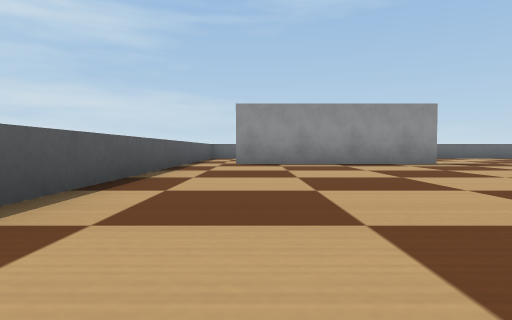
[1] (above)

22 first-person views from a walk through a Webots world. The camera is 0.07 m above the floor, tilts 2° down and sees 75° across. The floor is counted in squares, 0.2 m on a side. Each view is taken from the middle of a square. On the plan, view 1 faces up. The plan holds only what a view shows up to about 9 squares ahead; the rest is blank. Robots are left out. Webots' stock objects and surfaces are drawn as simple stand-ins.

[2]
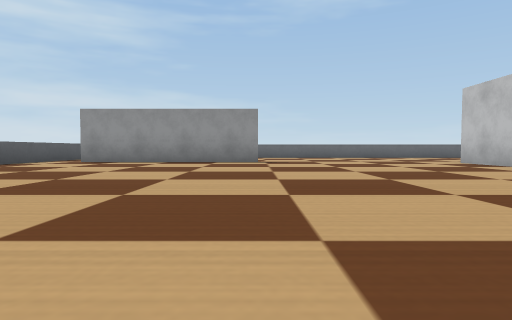

[3]
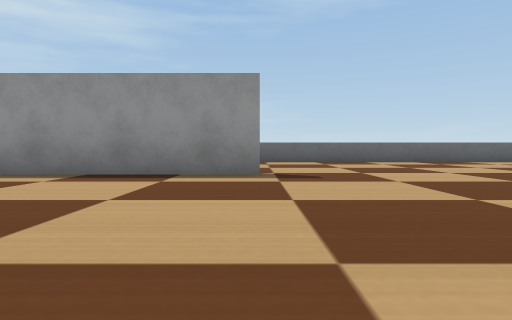

[4]
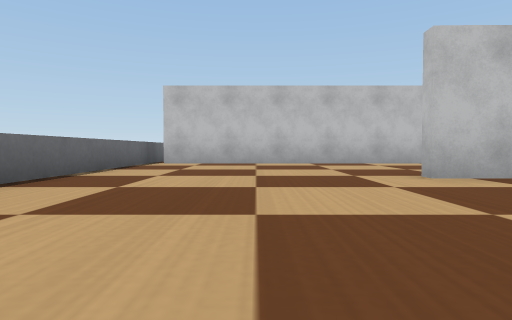

[5]
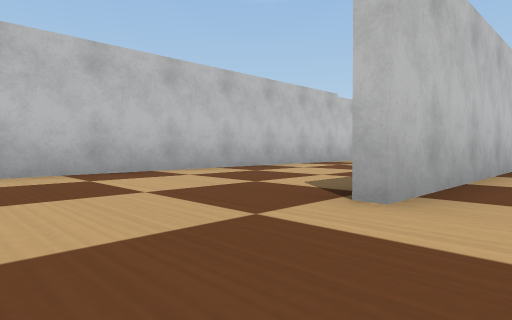

[6]
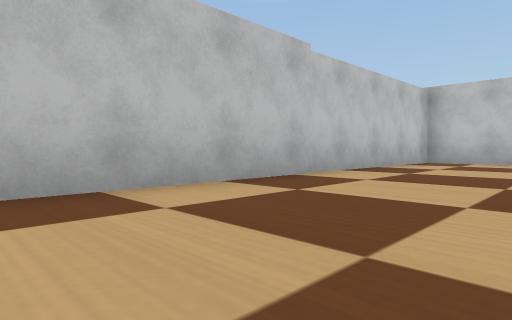

[7]
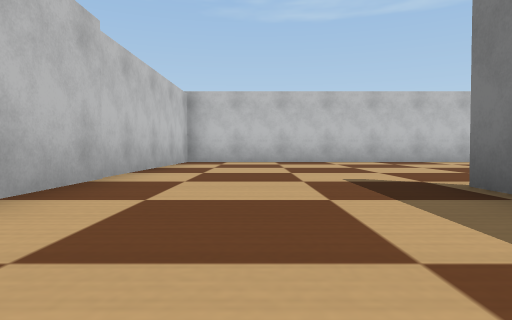

[8]
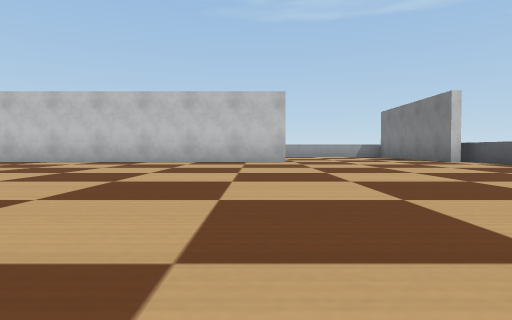

[9]
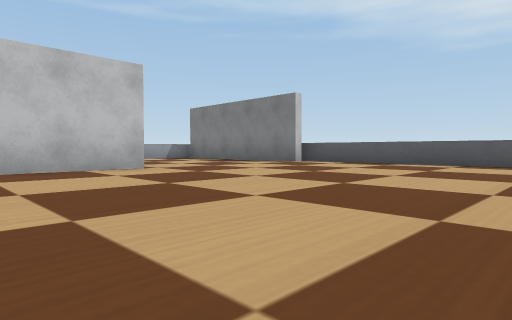

[10]
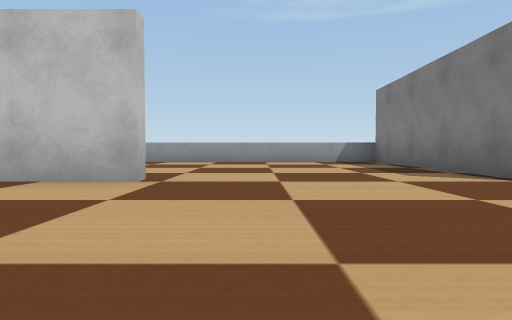

[11]
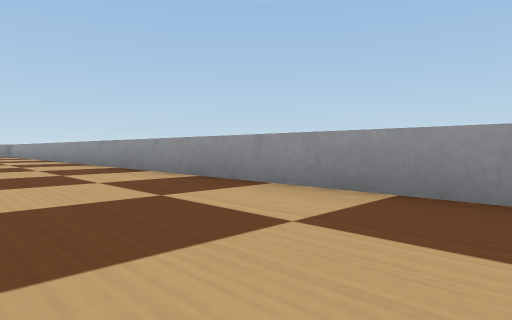

[12]
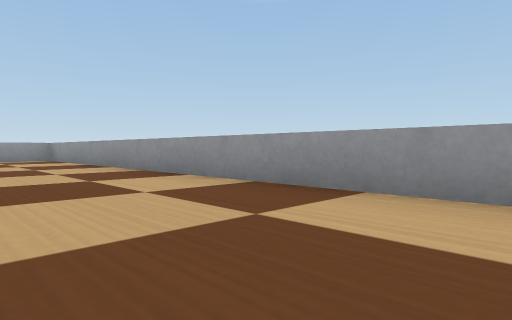

[13]
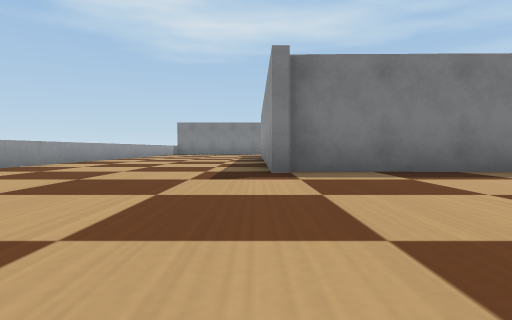

[14]
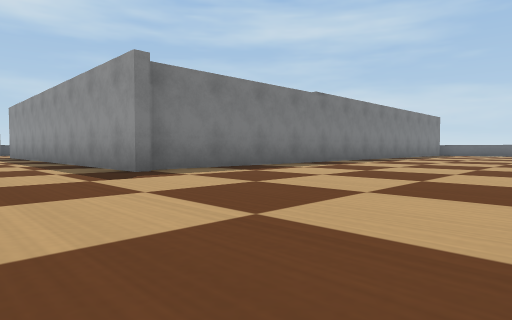

[15]
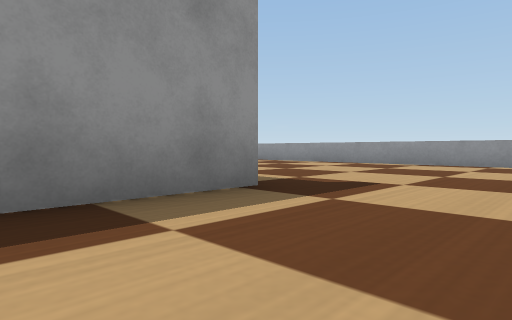

[16]
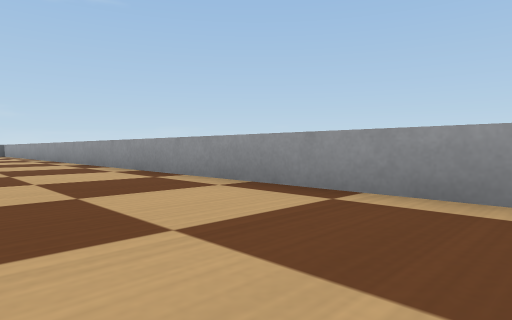

[17]
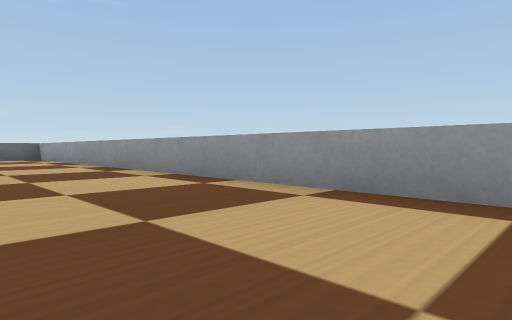

[18]
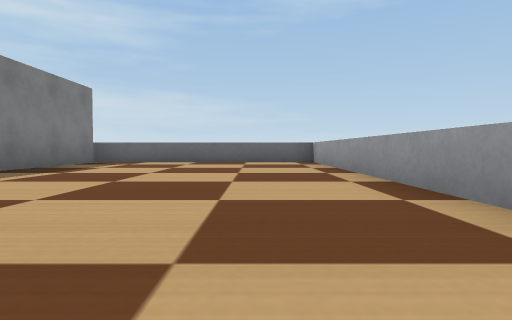

[19]
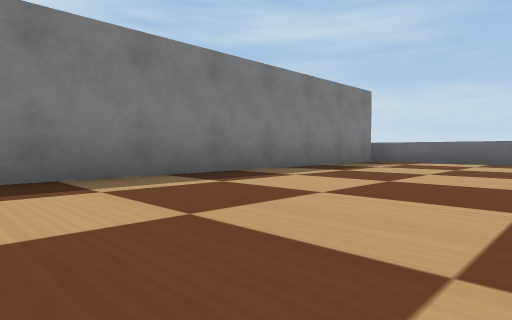

[20]
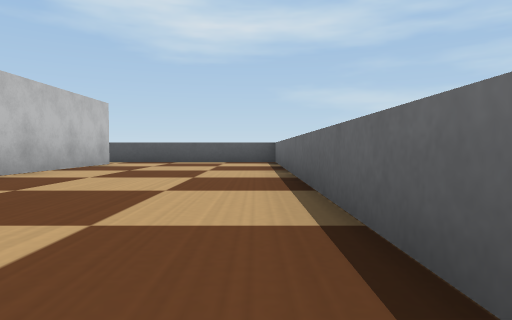

[21]
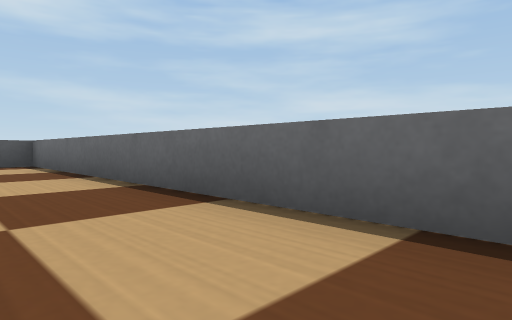

[22]
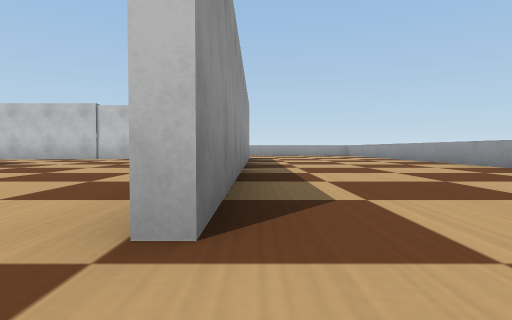

### Floor plan
Ten units are one square. View 1 is at (0, 0); x grows to the right and y downward. Boxes are objects, and circles mark ways between rooms. Rooms are numbered by the first view taken in them; rooms with no view inside come last. Other rooms are left out.
<svg viewBox="-20 -120 210 210">
<path fill="none" stroke="#000" d="M41 -75 -5 -75M88 -28 89 -71M91 -26 90 -19M-5 -77 28 -77M31 35 128 35 128 -112M130 -115 -15 -115 -15 40M134 38 32 38M130 -19 130 35M185 58 185 -115 130 -115M130 -112 130 -35M-10 34 -10 85 185 85 185 74"/>
<circle cx="15" cy="40" r="3" fill="#2a7"/>
<text x="50" y="-40">1</text>
<text x="140" y="10">2</text>
</svg>
Room 1 opens to room 2.

Where each view was taken, in squares from view 1:
view 1: 0 up, 0 right, facing up
view 2: 1 down, 4 right, facing up
view 3: 3 up, 4 right, facing up
view 4: 9 up, 5 right, facing right
view 5: 9 up, 8 right, facing down-right
view 6: 5 up, 10 right, facing down-right
view 7: 5 up, 11 right, facing down
view 8: 5 up, 4 right, facing down
view 9: 2 up, 6 right, facing down-left
view 10: 0 up, 2 right, facing down
view 11: 6 down, 2 right, facing down-right
view 12: 6 down, 8 right, facing down-right
view 13: 4 down, 18 right, facing left
view 14: 6 down, 18 right, facing up-left
view 15: 6 down, 11 right, facing up-right
view 16: 6 down, 16 right, facing up-right
view 17: 0 up, 16 right, facing up-right
view 18: 3 up, 17 right, facing up
view 19: 3 up, 17 right, facing up-left
view 20: 11 up, 7 right, facing left
view 21: 10 up, 6 right, facing up-left
view 22: 4 down, 2 right, facing right
